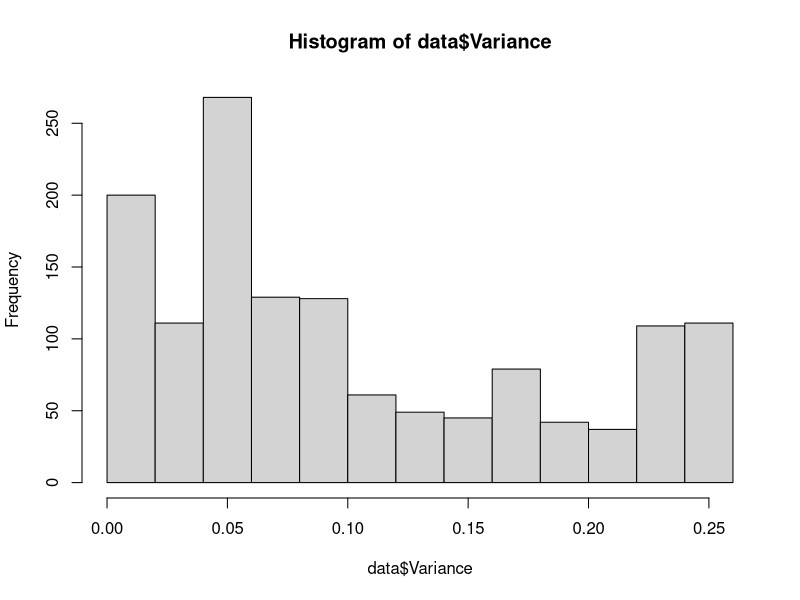

Recreate this plot in R.
## ---- chunk 1
data=read.csv2("../t.csv",header=TRUE,sep = ';')
data$Moyenne <- as.numeric(as.character(data$Moyenne))
data$Variance <- as.numeric(as.character(data$Variance))
data
hist(data$Variance)


